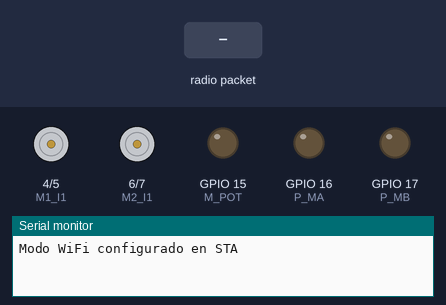
The sketch below on a simulated ESP32-S3. Parts: motor-driver pin pairs drawn as motors (green arrow = first pin HIGH = forward, orange = second pin HIGH = backward, longer = more drive), output pins drawn as LEDs (lit = HIGH), the last lines printed to the serial monitor. The test bench sets the inputs (shaded band).

Above: at 0.9 s.
1.0 s: radio packet "ping" arrives
At 2.4 s:
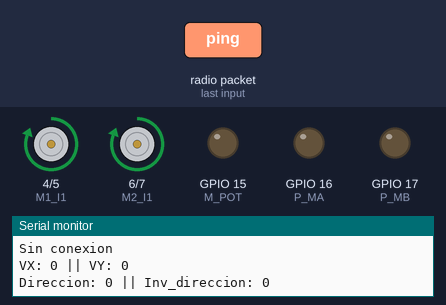
2.7 s: radio packet "5" arrives
At 2.84 s:
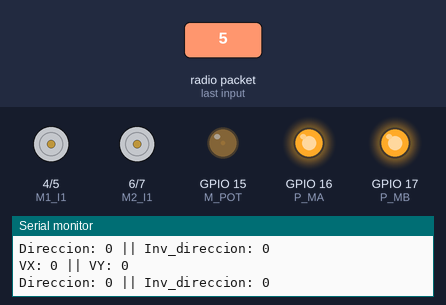
4.4 s: radio packet "90" arrives
At 4.55 s:
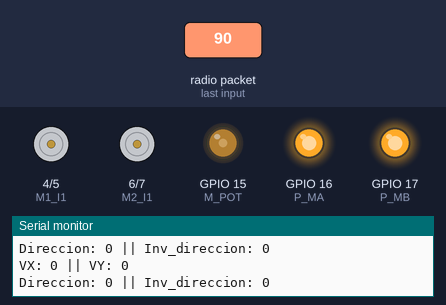
6.1 s: radio packet "200" arrives
At 6.27 s:
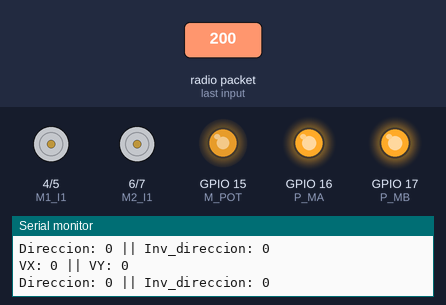
Timing chart, 0 to 8.9 s (numbered marks = the images above; inputs shaded):
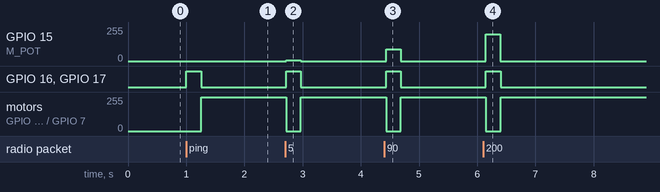

Measured:
- after the input at 1.0 s, GPIO 16 (P_MA), GPIO 17 (P_MB): LOW → HIGH at once, → LOW 0.25 s later; motor on GPIO 4 (M1_I1) / GPIO 5 (M1_I2), motor on GPIO 6 (M2_I1) / GPIO 7 (M2_I2): stopped → forward 255/255 after 0.26 s
- after the input at 2.7 s, GPIO 15 (M_POT): 0/255 → 5/255 at once, → 0/255 0.25 s later; GPIO 16 (P_MA), GPIO 17 (P_MB): LOW → HIGH at once, → LOW 0.25 s later; motor on GPIO 4 (M1_I1) / GPIO 5 (M1_I2), motor on GPIO 6 (M2_I1) / GPIO 7 (M2_I2): forward 255/255 → stopped at once, → forward 255/255 0.25 s later
- after the input at 4.4 s, GPIO 15 (M_POT): 0/255 → 90/255 at once, → 0/255 0.25 s later; GPIO 16 (P_MA), GPIO 17 (P_MB): LOW → HIGH at once, → LOW 0.25 s later; motor on GPIO 4 (M1_I1) / GPIO 5 (M1_I2), motor on GPIO 6 (M2_I1) / GPIO 7 (M2_I2): forward 255/255 → stopped at once, → forward 255/255 0.25 s later
- after the input at 6.1 s, GPIO 15 (M_POT): 0/255 → 200/255 after 0.05 s, → 0/255 0.25 s later; GPIO 16 (P_MA), GPIO 17 (P_MB): LOW → HIGH after 0.05 s, → LOW 0.25 s later; motor on GPIO 4 (M1_I1) / GPIO 5 (M1_I2), motor on GPIO 6 (M2_I1) / GPIO 7 (M2_I2): forward 255/255 → stopped after 0.05 s, → forward 255/255 0.25 s later

The sketch:

carro.ino
```cpp
/////////////////////////////////////////////////////////////////////////////////////////////////////////////
/*

  Creado por @nobrayan
  en conjunto con mando_espnow

*/
/////////////////////////////////////////////////////////////////////////////////////////////////////////////

#include <esp_now.h>
#include <WiFi.h>

/////////////////////////////////////////

// MOTOR POTENCIA
#define M_POT 15

// Pines MOTOR 1
#define P_MA 16
#define M1_I1 4
#define M1_I2 5

// Pines MOTOR 2
#define P_MB 17
#define M2_I1 6
#define M2_I2 7

// ESPNOW
int conexion = 0;
String receivedMessage = "";
bool pingReceived = 0;

String movimiento = "libre";
unsigned int velocidad = 0;
unsigned int potencia = 0;
float VRX = 0;
float VRY = 0;
int freno = 0;

/////////////////////////////////////////

void setup() {
  Serial.begin(115200);

  pinMode(M1_I1, OUTPUT);
  pinMode(M1_I2, OUTPUT);
  pinMode(M2_I1, OUTPUT);
  pinMode(M2_I2, OUTPUT);
  digitalWrite(M1_I1, 0);
  digitalWrite(M1_I2, 0);
  digitalWrite(M2_I1, 0);
  digitalWrite(M2_I2, 0);
  analogWrite(M_POT, 0);


  // Inicializar el WiFi en modo estación
  WiFi.mode(WIFI_STA);
  Serial.println("Modo WiFi configurado en STA");

  // Inicializar ESPNOW
  if (esp_now_init() != ESP_OK) {
    Serial.println("Error al inicializar ESPNOW");
    return;
  }

  // Registrar el callback de recepción
  esp_now_register_recv_cb(onDataReceived);

  // Esperar a recibir el "Ping" y enviar el "Pong" antes de continuar
  while (!pingReceived) {
    delay(250);  // Esperar hasta que el "Ping" sea recibido y el "Pong" enviado
  }

}

/////////////////////////////////////////

// Callback para la recepción de datos
void onDataReceived(const esp_now_recv_info *info, const uint8_t *data, int len) {
  // Convertir los datos recibidos a String con longitud correcta
  String message((char *)data, len);
  //Serial.println("Mensaje recibido: " + message);

  // Verificar si el mensaje es "Ping"
  if (message == "ping") {
    Serial.println("Ping recibido, enviando Pong...");
    pingReceived = true;  // Marcar que se ha recibido el "Ping"

    // Configurar el peer con la dirección del remitente
    esp_now_peer_info_t peerInfo;
    memset(&peerInfo, 0, sizeof(peerInfo));
    memcpy(peerInfo.peer_addr, info->src_addr, 6);
    peerInfo.channel = 0; // Usar el canal actual
    peerInfo.encrypt = false;

    // Verificar si el peer ya está agregado
    if (!esp_now_is_peer_exist(info->src_addr)) {
      if (esp_now_add_peer(&peerInfo) != ESP_OK) {
        Serial.println("Error al agregar peer para responder con Pong");
        return;
      }
    }

    // Enviar el mensaje "Pong" de vuelta al remitente
    if (esp_now_send(info->src_addr, (const uint8_t *)"pong", 4) == ESP_OK) {
      Serial.println("Pong enviado exitosamente");
    } else {
      Serial.println("Error al enviar Pong");
    }
  }

  receivedMessage = message;
  int x = 0;
  String separacion[5];
  for (int i = 0; i < receivedMessage.length(); i++) {
    if (receivedMessage[i] == '&') { x++; }
    else { separacion[x] = separacion[x] + receivedMessage[i]; }
  }
  potencia = separacion[0].toInt();
  velocidad = separacion[1].toInt();
  VRX = separacion[2].toFloat();
  VRY = separacion[3].toFloat();
  freno = separacion[4].toInt();
  conexion = 0;
}

// Función MOTOR
void MoVM(int p, int vx, int vy, int f) {
  int direccion = abs(vx) - abs(vy);
  int inv_direccion = abs(vx) + abs(vy);
  if (direccion < 0 ) { direccion = 0; }
  if (inv_direccion > 255) { inv_direccion = 255; }

  if (direccion > p) { direccion = p; }
  if (inv_direccion > p) { inv_direccion = p; }
  if (abs(vx) > p) { vx = p*(vx/abs(vx)); }
  if (abs(vy) > p) { vy = p*(vy/abs(vy)); }

  Serial.print("VX: "); Serial.print(vx);
  Serial.print(" || VY: "); Serial.println(vy);
  Serial.print("Direccion: "); Serial.print(direccion);
  Serial.print(" || Inv_direccion: "); Serial.println(inv_direccion);

  if (f == 0) {
    analogWrite(P_MA, 255);
    analogWrite(P_MB, 255);
    digitalWrite(M1_I1, 1);
    digitalWrite(M1_I2, 1);
    digitalWrite(M2_I1, 1);
    digitalWrite(M2_I2, 1);
  }
  else if (vx >= 0) {
    if (vy > 0) {
      analogWrite(P_MA, inv_direccion);
      analogWrite(P_MB, direccion);
      digitalWrite(M1_I1, 1);
      digitalWrite(M1_I2, 0);
      digitalWrite(M2_I1, 1);
      digitalWrite(M2_I2, 0);
    }
    else if (vy < 0) {
      analogWrite(P_MA, direccion);
      analogWrite(P_MB, inv_direccion);
      digitalWrite(M1_I1, 1);
      digitalWrite(M1_I2, 0);
      digitalWrite(M2_I1, 1);
      digitalWrite(M2_I2, 0);
    }
    else {
      analogWrite(P_MA, abs(vx));
      analogWrite(P_MB, abs(vx));
      digitalWrite(M1_I1, 1);
      digitalWrite(M1_I2, 0);
      digitalWrite(M2_I1, 1);
      digitalWrite(M2_I2, 0);
    }
  }
  else if (vx < 0) {
    if (vy > 0) {
      analogWrite(P_MA, inv_direccion);
      analogWrite(P_MB, direccion);
      digitalWrite(M1_I1, 0);
      digitalWrite(M1_I2, 1);
      digitalWrite(M2_I1, 0);
      digitalWrite(M2_I2, 1);
    }
    else if (vy < 0) {
      analogWrite(P_MA, direccion);
      analogWrite(P_MB, inv_direccion);
      digitalWrite(M1_I1, 0);
      digitalWrite(M1_I2, 1);
      digitalWrite(M2_I1, 0);
      digitalWrite(M2_I2, 1);
    }
    else {
      analogWrite(P_MA, abs(vx));
      analogWrite(P_MB, abs(vx));
      digitalWrite(M1_I1, 0);
      digitalWrite(M1_I2, 1);
      digitalWrite(M2_I1, 0);
      digitalWrite(M2_I2, 1);
    }
  }
  else {
    analogWrite(P_MA, 0);
    analogWrite(P_MB, 0);
    digitalWrite(M1_I1, 0);
    digitalWrite(M1_I2, 0);
    digitalWrite(M2_I1, 0);
    digitalWrite(M2_I2, 0);
  }
}

/////////////////////////////////////////

void loop() {
  if (conexion >= 5) {
    Serial.println("Sin conexion");
    analogWrite(M_POT, 0);
    MoVM(0, 0, 0, 1);
    conexion = 6;
  }
  else {
    //String mensaje = String(potencia) + "&" + String(velocidad) + "&" + String(VRX) + "&" + String(VRY) + "&" + String(freno);
    //Serial.println(mensaje);
    analogWrite(M_POT, potencia);
    MoVM(velocidad, VRX, VRY, freno);
  }

  if (conexion < 5) {
    conexion++;
  }
  delay(50);
}
```
